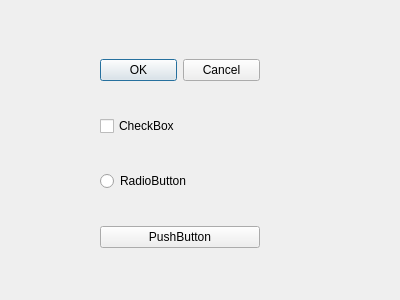
<?xml version="1.0" encoding="UTF-8"?>
<ui version="4.0">
 <class>Form</class>
 <widget class="QWidget" name="Form">
  <property name="geometry">
   <rect>
    <x>0</x>
    <y>0</y>
    <width>400</width>
    <height>300</height>
   </rect>
  </property>
  <property name="windowTitle">
   <string>Form</string>
  </property>
  <widget class="QWidget" name="verticalLayoutWidget">
   <property name="geometry">
    <rect>
     <x>100</x>
     <y>30</y>
     <width>160</width>
     <height>251</height>
    </rect>
   </property>
   <layout class="QVBoxLayout" name="verticalLayout">
    <item>
     <widget class="QDialogButtonBox" name="buttonBox">
      <property name="standardButtons">
       <set>QDialogButtonBox::Cancel|QDialogButtonBox::Ok</set>
      </property>
     </widget>
    </item>
    <item>
     <widget class="QCheckBox" name="checkBox">
      <property name="text">
       <string>CheckBox</string>
      </property>
     </widget>
    </item>
    <item>
     <widget class="QRadioButton" name="radioButton">
      <property name="text">
       <string>RadioButton</string>
      </property>
     </widget>
    </item>
    <item>
     <widget class="QPushButton" name="pushButton">
      <property name="text">
       <string>PushButton</string>
      </property>
     </widget>
    </item>
   </layout>
  </widget>
 </widget>
 <resources/>
 <connections/>
</ui>
